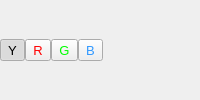
                  <widget class="QFrame" name="toolButtonGCurves">
                   <layout class="QHBoxLayout" name="horizontalLayout_34">
                    <property name="spacing">
                     <number>0</number>
                    </property>
                    <property name="leftMargin">
                     <number>0</number>
                    </property>
                    <property name="topMargin">
                     <number>0</number>
                    </property>
                    <property name="rightMargin">
                     <number>0</number>
                    </property>
                    <property name="bottomMargin">
                     <number>0</number>
                    </property>
                    <item>
                     <widget class="ColorToolButton" name="toolButtonGCurvesY">
                      <property name="sizePolicy">
                       <sizepolicy hsizetype="Preferred" vsizetype="Fixed">
                        <horstretch>0</horstretch>
                        <verstretch>0</verstretch>
                       </sizepolicy>
                      </property>
                      <property name="font">
                       <font>
                        <pointsize>10</pointsize>
                       </font>
                      </property>
                      <property name="text">
                       <string>Y</string>
                      </property>
                      <property name="checkable">
                       <bool>true</bool>
                      </property>
                      <property name="checked">
                       <bool>true</bool>
                      </property>
                      <property name="autoExclusive">
                       <bool>true</bool>
                      </property>
                     </widget>
                    </item>
                    <item>
                     <widget class="ColorToolButton" name="toolButtonGCurvesR">
                      <property name="sizePolicy">
                       <sizepolicy hsizetype="Preferred" vsizetype="Fixed">
                        <horstretch>0</horstretch>
                        <verstretch>0</verstretch>
                       </sizepolicy>
                      </property>
                      <property name="font">
                       <font>
                        <pointsize>10</pointsize>
                       </font>
                      </property>
                      <property name="styleSheet">
                       <string notr="true">color: rgb(255, 0, 0);</string>
                      </property>
                      <property name="text">
                       <string>R</string>
                      </property>
                      <property name="checkable">
                       <bool>true</bool>
                      </property>
                      <property name="autoExclusive">
                       <bool>true</bool>
                      </property>
                     </widget>
                    </item>
                    <item>
                     <widget class="ColorToolButton" name="toolButtonGCurvesG">
                      <property name="sizePolicy">
                       <sizepolicy hsizetype="Preferred" vsizetype="Fixed">
                        <horstretch>0</horstretch>
                        <verstretch>0</verstretch>
                       </sizepolicy>
                      </property>
                      <property name="font">
                       <font>
                        <pointsize>10</pointsize>
                       </font>
                      </property>
                      <property name="styleSheet">
                       <string notr="true">color: rgb(0, 255, 0);</string>
                      </property>
                      <property name="text">
                       <string>G</string>
                      </property>
                      <property name="checkable">
                       <bool>true</bool>
                      </property>
                      <property name="autoExclusive">
                       <bool>true</bool>
                      </property>
                     </widget>
                    </item>
                    <item>
                     <widget class="ColorToolButton" name="toolButtonGCurvesB">
                      <property name="sizePolicy">
                       <sizepolicy hsizetype="Preferred" vsizetype="Fixed">
                        <horstretch>0</horstretch>
                        <verstretch>0</verstretch>
                       </sizepolicy>
                      </property>
                      <property name="font">
                       <font>
                        <pointsize>10</pointsize>
                       </font>
                      </property>
                      <property name="styleSheet">
                       <string notr="true">color: rgb(48, 152, 255);</string>
                      </property>
                      <property name="text">
                       <string>B</string>
                      </property>
                      <property name="checkable">
                       <bool>true</bool>
                      </property>
                      <property name="autoExclusive">
                       <bool>true</bool>
                      </property>
                     </widget>
                    </item>
                    <item>
                     <spacer name="horizontalSpacer_35">
                      <property name="orientation">
                       <enum>Qt::Horizontal</enum>
                      </property>
                      <property name="sizeHint" stdset="0">
                       <size>
                        <width>40</width>
                        <height>20</height>
                       </size>
                      </property>
                     </spacer>
                    </item>
                   </layout>
                  </widget>
